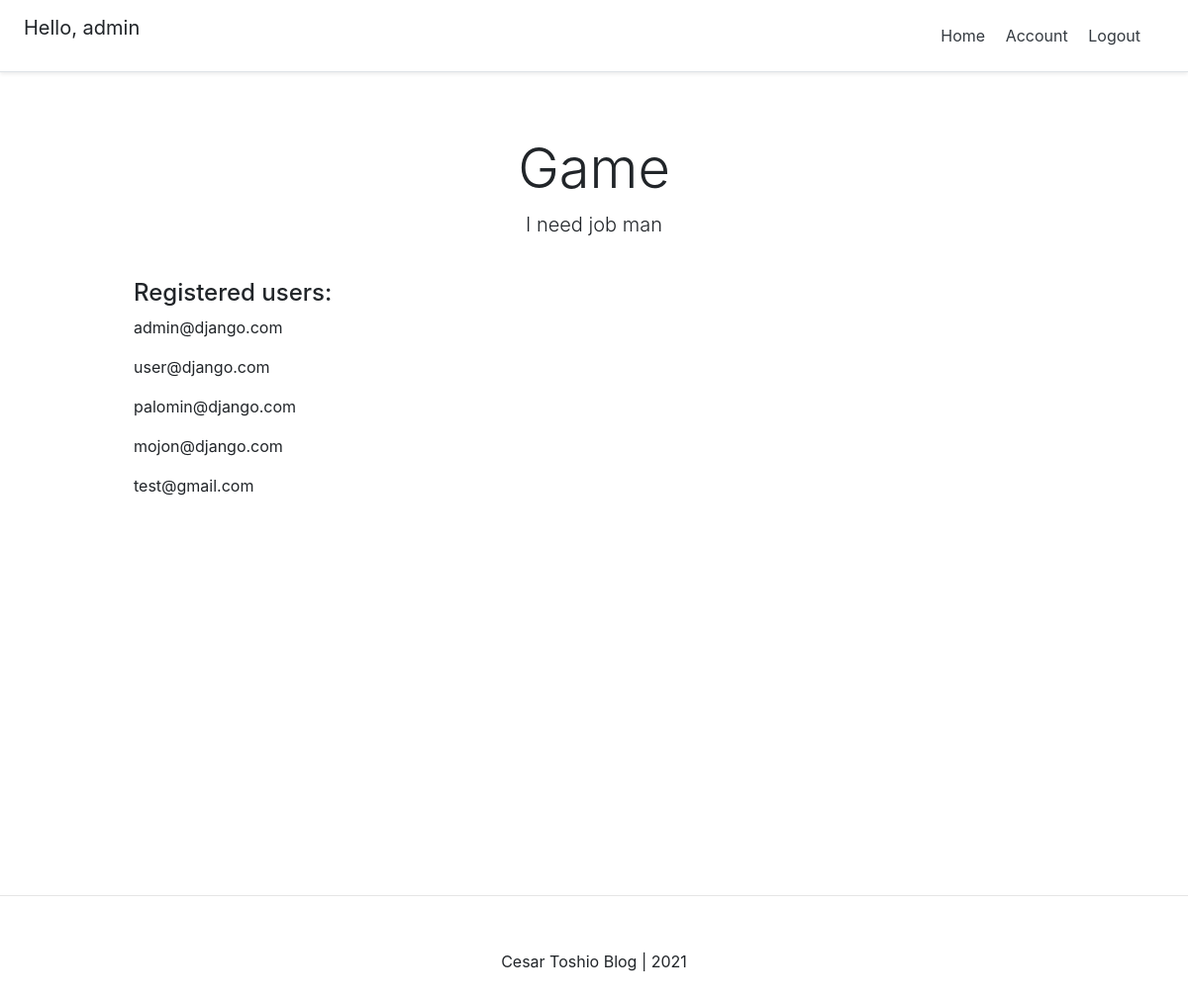
The page / (signed in) on the database its author committed.
### account/models.py (models this page shows, shortened)
class Account(AbstractBaseUser):
    email = models.EmailField(verbose_name="email", max_length=60, unique=True)
    username = models.CharField(max_length=30, unique=True)
    date_joined = models.DateTimeField(verbose_name='date joined', auto_now_add=True)
    last_login = models.DateTimeField(verbose_name='last login', auto_now_add=True)
    is_admin = models.BooleanField(default=False)
    is_active = models.BooleanField(default=True)
    is_staff = models.BooleanField(default=False)
    is_superuser = models.BooleanField(default=False)
    USERNAME_FIELD = 'email'
    REQUIRED_FIELDS = ['username', ]
    objects = MyAccountManager()
    def __str__(self):
        return self.email

### personal/views.py (the view)
# urls.py: path('', home_screen_view, name="home"),
def home_screen_view(request):
    context = {}
    accounts = Account.objects.all()
    context['accounts'] = accounts
    return render(request, "personal/home.html", context)

### personal/templates/personal/home.html
{% extends 'base.html' %}
{% block content  %}
<div class="pricing-header px-3 py-3 pt-md-5 pb-md-4 mx-auto text-center">
    <h1 class="display-4">Game</h1>
    <p class="lead">I need job man </p>
</div>
<div class="container">
    <div class="d-flex flex-column">
        <h4>Registered users:</h4>
        {% for account in accounts %}
            <p>{{ account }}</p>
        {% endfor %}
    </div>
</div>
{% endblock content %}

### templates/snippets/header.html (shortened to what this page needs)
<link rel="stylesheet" href="https://stackpath.bootstrapcdn.com/bootstrap/4.3.1/css/bootstrap.min.css"
integrity="sha384-ggOyR0iXCbMQv3Xipma34MD+dH/1fQ784/j6cY/iJTQUOhcWr7x9JvoRxT2MZw1T"
crossorigin="anonymous">
<div class="d-flex flex-column flex-md-row align-items-center p-3 px-md-4 mb-3 bg-white border-bottom shadow-sm">
    <h5 class="my-0 mr-md-auto font-weight-normal">
        {% if request.user.is_authenticated %}
        <p>Hello, {{request.user.username}}</p>
        {% endif %}
    </h5>
    <nav class="my-2 my-md-0 mr-md-3">
      {% if request.user.is_authenticated %}
        <a class="p-2 text-dark" href="{% url 'home' %}">Home</a>
        <a class="p-2 text-dark" href="{% url 'account' %}">Account</a>
        <a class="p-2 text-dark" href="{% url 'logout' %}">Logout</a>
      {% else %}
        <a class="p-2 text-dark" href="{% url 'home' %}">Home</a>
        <a class="p-2 text-dark" href="{% url 'login' %}"> Login</a>
        <a class="btn btn-outline-primary" href="{% url 'register' %}">Register</a>
      {% endif %}
    </nav>
</div>

### templates/snippets/header.html (style rules this page uses)
@media (min-width: 768px) { html { font-size: 16px; } }
.container { max-width: 960px; }
.pricing-header { max-width: 700px; }

### rows shown on the page
Account: user.username "admin", email "admin@django.com"
Account: email "user@django.com"
Account: email "palomin@django.com"
Account: email "mojon@django.com"
Account: email "test@gmail.com"
